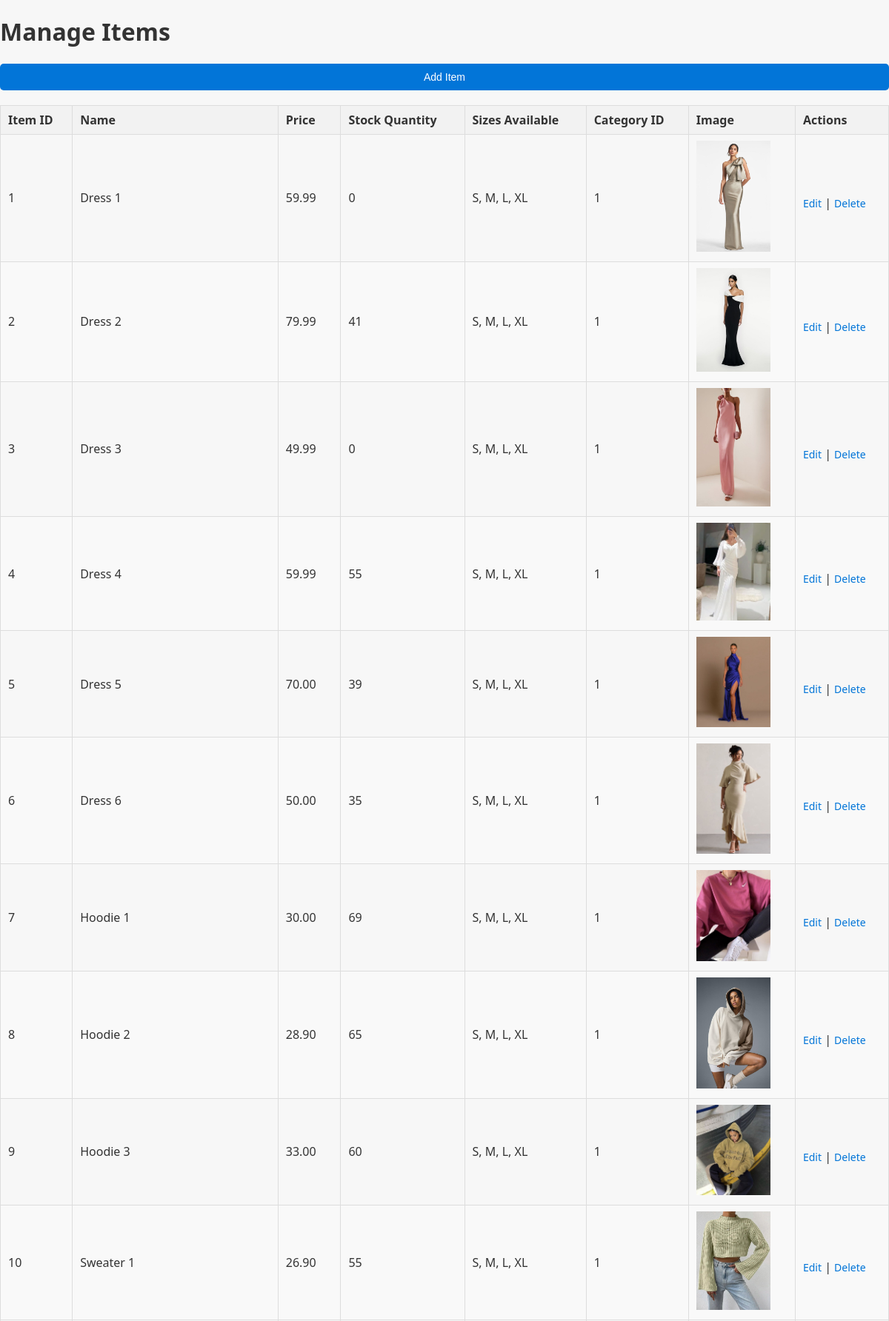
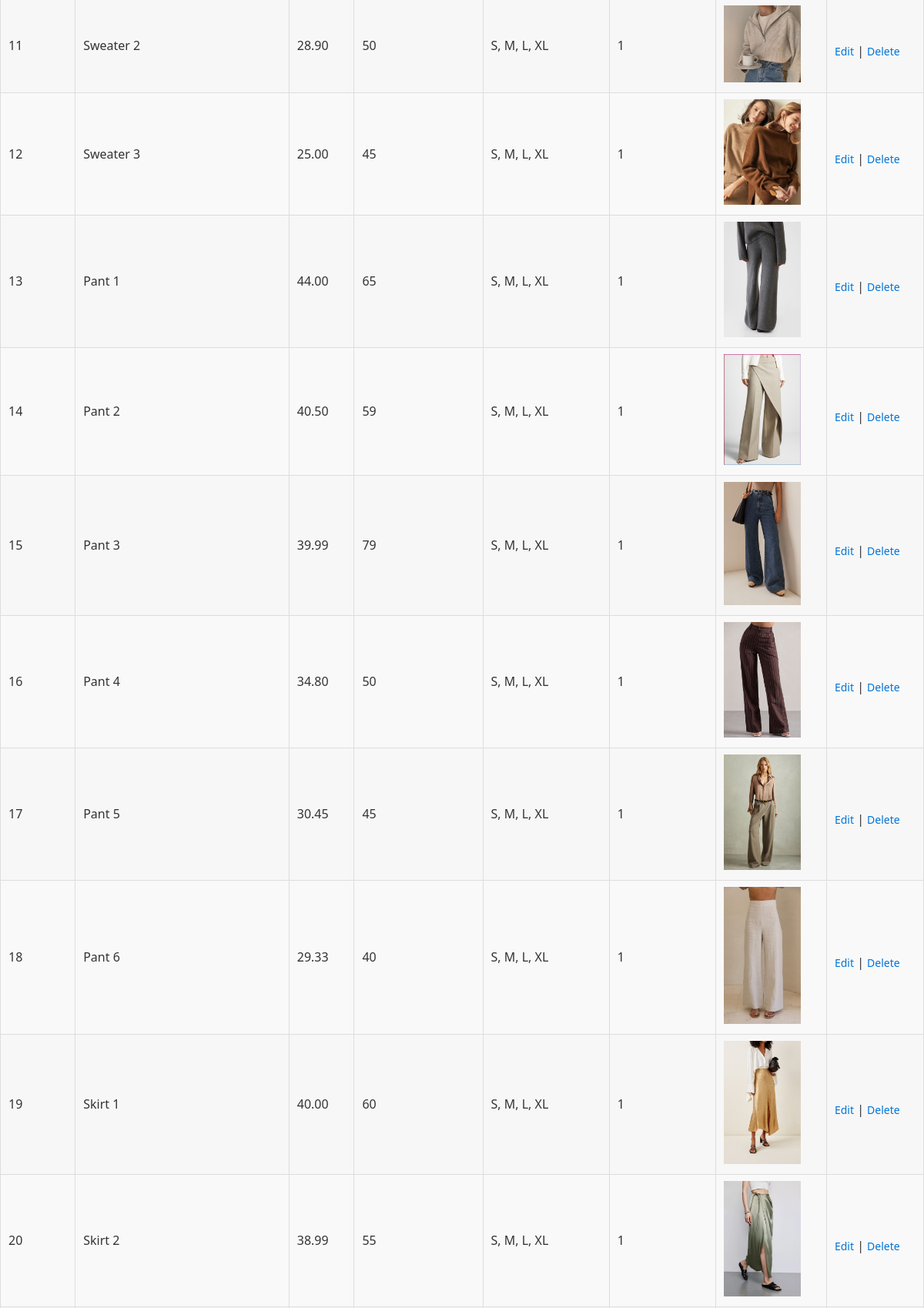
The app's page /manage_items.php (upper part) with its own data (2 pictures, top to bottom).
### tables this page shows
CREATE TABLE `products` (
  `product_id` int(11) NOT NULL,
  `name` varchar(100) DEFAULT NULL,
  `subcategory` varchar(100) DEFAULT NULL,
  `price` decimal(10,2) DEFAULT NULL,
  `image` varchar(255) DEFAULT NULL,
  `SizesAvailable` varchar(50) DEFAULT NULL,
  `stock_quantity` int(11) DEFAULT NULL,
  `category_id` int(11) DEFAULT NULL
);

### manage_items.php (the view, shortened to what this page needs)
<?php
include('config.php');
$query = "SELECT * FROM products";
$result = mysqli_query($conn, $query);
?>
<!DOCTYPE html>
<html lang="en">
<head>
    <link rel="stylesheet" href="manage.css">
</head>
<body>
    <div class="main-content">
        <h1>Manage Items</h1>
        <button id="addButton">Add Item</button>
        <table border="1">
            <thead>
                <tr>
                    <th>Item ID</th>
                    <th>Name</th>
                    <th>Price</th>
                    <th>Stock Quantity</th>
                    <th>Sizes Available</th>
                    <th>Category ID</th>
                    <th>Image</th>
                    <th>Actions</th>
                </tr>
            </thead>
            <tbody>
            <?php if (mysqli_num_rows($result) > 0): ?>
    <?php while ($row = mysqli_fetch_assoc($result)): ?>
        <tr>
            <td><?php echo $row['product_id']; ?></td>
            <td><?php echo htmlspecialchars($row['name']); ?></td>
            <td><?php echo $row['price']; ?></td>
            <td><?php echo $row['stock_quantity']; ?></td>
            <td><?php echo htmlspecialchars($row['SizesAvailable']); ?></td>
            <td><?php echo $row['category_id']; ?></td>
            <td>
                <?php if (!empty($row['image'])): ?>
                    <img src="images/<?php echo htmlspecialchars($row['image']); ?>" alt="Product Image" style="width: 100px; height: auto;">
                <?php else: ?>
                    No Image
                <?php endif; ?>
            </td>
            <td>
                <a href="edit_item.php?id=<?php echo $row['product_id']; ?>">Edit</a> |
                <a href="manage_items.php?action=delete&id=<?php echo $row['product_id']; ?>" onclick="return confirm('Are you sure?')">Delete</a>
            </td>
        </tr>
    <?php endwhile; ?>
<?php else: ?>
    <tr><td colspan="8">No items found.</td></tr>
<?php endif; ?>
            </tbody>
        </table>
    </div>
</body>
</html>

### manage.css (style rules this page uses)
body { font-family: 'Segoe UI', Tahoma, Geneva, Verdana, sans-serif; background-color: #f7f7f7; margin: 0; padding: 0; color: #333; }
button { padding: 10px 15px; background-color: #0275d8; color: white; border: none; border-radius: 5px; font-size: 14px; cursor: pointer; transition: background-color 0.3s ease; width: 100%; }
a { color: #0275d8; text-decoration: none; font-size: 14px; display: inline-block; margin-top: 15px; }
table { width: 100%; border-collapse: collapse; margin-top: 20px; }
th, td { padding: 8px 10px; text-align: left; border: 1px solid #ddd; }
th { background-color: #f2f2f2; font-weight: bold; color: #333; }
tr:nth-child(even) { background-color: #f9f9f9; }

### records on screen
products: product_id "1", name "Dress 1", price "59.99", stock_quantity "0", SizesAvailable "S, M, L, XL", category "1", image (picture)
products: product_id "2", name "Dress 2", price "79.99", stock_quantity "41", SizesAvailable "S, M, L, XL", category "1", image (picture)
products: product_id "3", name "Dress 3", price "49.99", stock_quantity "0", SizesAvailable "S, M, L, XL", category "1", image (picture)
products: product_id "4", name "Dress 4", price "59.99", stock_quantity "55", SizesAvailable "S, M, L, XL", category "1", image (picture)
products: product_id "5", name "Dress 5", price "70.00", stock_quantity "39", SizesAvailable "S, M, L, XL", category "1", image (picture)
products: product_id "6", name "Dress 6", price "50.00", stock_quantity "35", SizesAvailable "S, M, L, XL", category "1", image (picture)
products: product_id "7", name "Hoodie 1", price "30.00", stock_quantity "69", SizesAvailable "S, M, L, XL", category "1", image (picture)
products: product_id "8", name "Hoodie 2", price "28.90", stock_quantity "65", SizesAvailable "S, M, L, XL", category "1", image (picture)
products: product_id "9", name "Hoodie 3", price "33.00", stock_quantity "60", SizesAvailable "S, M, L, XL", category "1", image (picture)
products: product_id "10", name "Sweater 1", price "26.90", stock_quantity "55", SizesAvailable "S, M, L, XL", category "1", image (picture)
products: product_id "11", name "Sweater 2", price "28.90", stock_quantity "50", SizesAvailable "S, M, L, XL", category "1", image (picture)
products: product_id "12", name "Sweater 3", price "25.00", stock_quantity "45", SizesAvailable "S, M, L, XL", category "1", image (picture)
products: product_id "13", name "Pant 1", price "44.00", stock_quantity "65", SizesAvailable "S, M, L, XL", category "1", image (picture)
products: product_id "14", name "Pant 2", price "40.50", stock_quantity "59", SizesAvailable "S, M, L, XL", category "1", image (picture)
products: product_id "15", name "Pant 3", price "39.99", stock_quantity "79", SizesAvailable "S, M, L, XL", category "1", image (picture)
products: product_id "16", name "Pant 4", price "34.80", stock_quantity "50", SizesAvailable "S, M, L, XL", category "1", image (picture)
products: product_id "17", name "Pant 5", price "30.45", stock_quantity "45", SizesAvailable "S, M, L, XL", category "1", image (picture)
products: product_id "18", name "Pant 6", price "29.33", stock_quantity "40", SizesAvailable "S, M, L, XL", category "1", image (picture)
products: product_id "19", name "Skirt 1", price "40.00", stock_quantity "60", SizesAvailable "S, M, L, XL", category "1", image (picture)
products: product_id "20", name "Skirt 2", price "38.99", stock_quantity "55", SizesAvailable "S, M, L, XL", category "1", image (picture)
